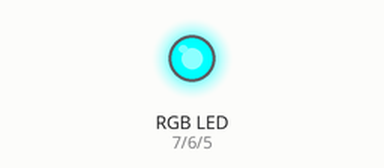
Recording of a sketch running on a simulated Arduino Uno, built with avr-gcc and run on an emulated ATmega328P. Parts: an RGB LED mixed from three pins (HIGH = lit).

Above: at 0.5 s.
At 1.5 s:
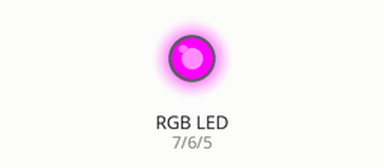
At 5.5 s:
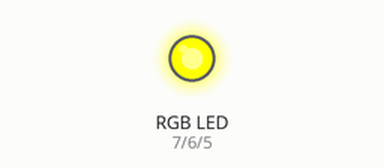
Timing chart, 0 to 6.9 s (numbered marks = the images above):
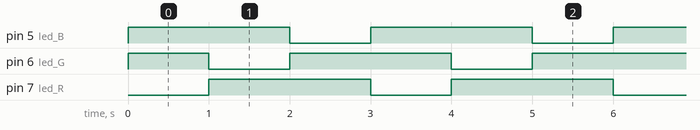

Measured:
- by itself, pin 5 (led_B), pin 7 (led_R): alternates HIGH for 2.0 s and LOW for 1.0 s
- by itself, pin 6 (led_G): repeats every 3.0 s: LOW 1.0 s, HIGH 2.0 s
- by itself, everything shown: repeats every 3.0 s, in 3 steps

The sketch:

Projeto5LuzesColoridasRGB.ino
```cpp
// PROJETO 05: Luzes Coloridas com LED RGB
// Autor: Augusto Queiroz

// --- Declaração de Variáveis Globais ---
int led_R = 7; // Pino para o terminal Vermelho (Red)
int led_G = 6; // Pino para o terminal Verde (Green)
int led_B = 5; // Pino para o terminal Azul (Blue)
// --- Função de Configuração (setup) ---
void setup()
{
    // Configura os três pinos de cores como SAÍDA.
    pinMode(led_R, OUTPUT);
    pinMode(led_G, OUTPUT);
    pinMode(led_B, OUTPUT);
}
// --- Laço Principal (loop) ---
void loop()
{
    acendeVermelho(); // Chama a função para acender o vermelho.
    delay(1000);      // Espera 1 segundo.
    acendeVerde();    // Chama a função para acender o verde.
    delay(1000);      // Espera 1 segundo.
    acendeAzul();     // Chama a função para acender o azul.
    delay(1000);      // Espera 1 segundo.
}
// --- Funções Personalizadas ---
// Função para acender APENAS a cor vermelha.
void acendeVermelho()
{
    digitalWrite(led_R, LOW);  // LIGA o Vermelho (lembra da lógica invertida?)
    digitalWrite(led_G, HIGH); // DESLIGA o Verde
    digitalWrite(led_B, HIGH); // DESLIGA o Azul
}
// Função para acender APENAS a cor verde.
void acendeVerde()
{
    digitalWrite(led_R, HIGH);
    digitalWrite(led_G, LOW);
    digitalWrite(led_B, HIGH);
}
// Função para acender APENAS a cor azul.
void acendeAzul()
{
    digitalWrite(led_R, HIGH);
    digitalWrite(led_G, HIGH);
    digitalWrite(led_B, LOW);
}
```
